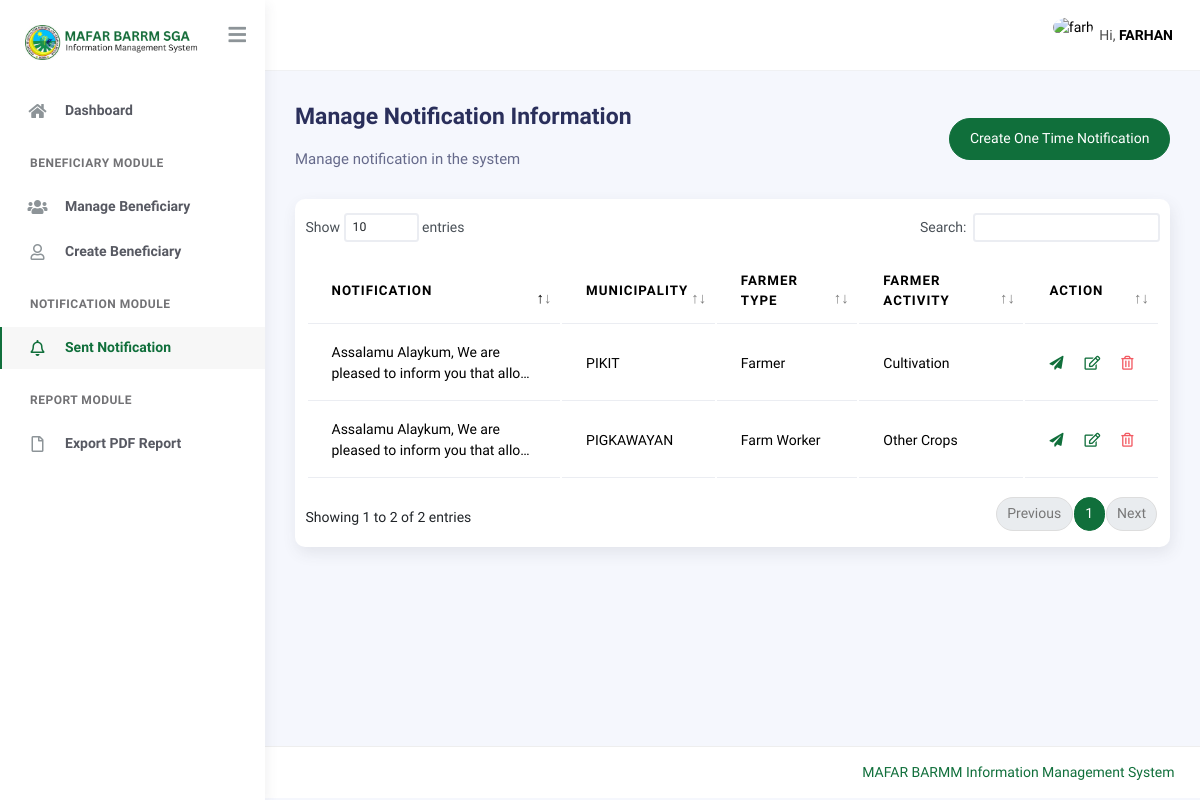
/mafar/notification (signed in), run on an earlier commit of the app's database.
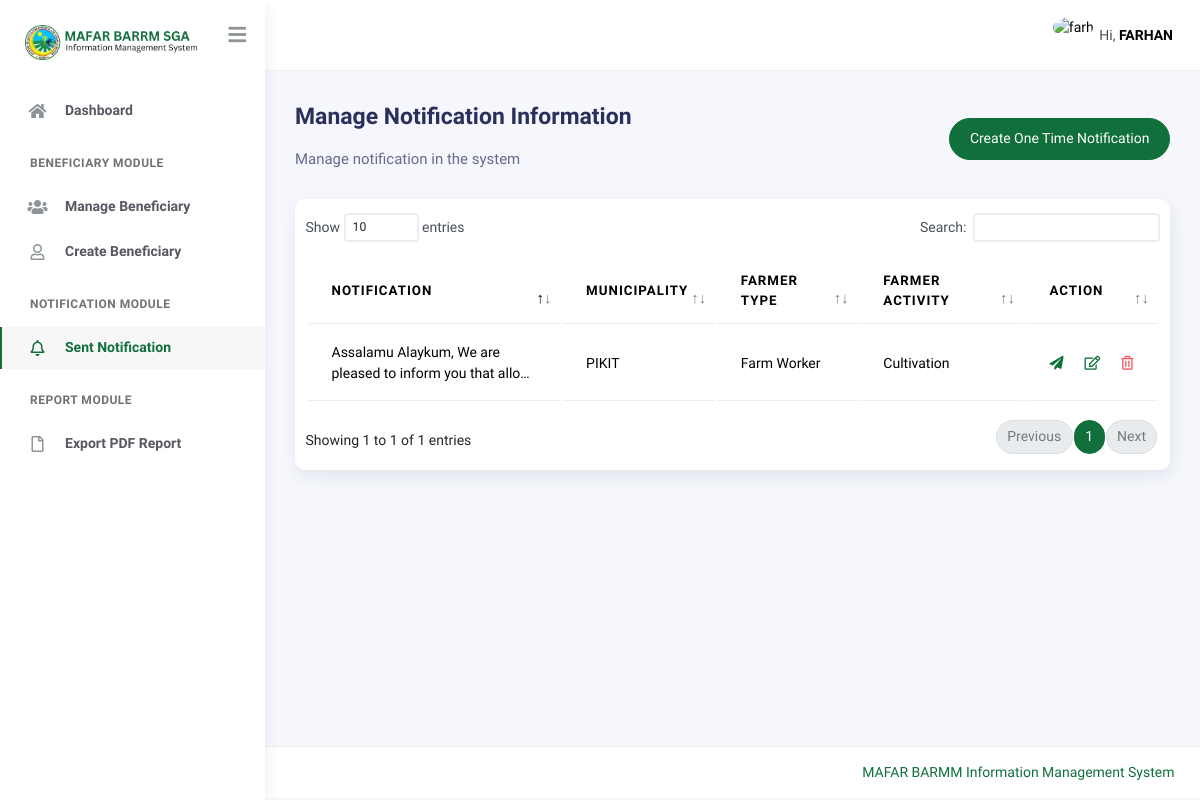
And on a later commit of the database.
### main/models.py (models this page shows, shortened)
class Notification(models.Model):
    FARMER_ACTIVITY = (
        ("", "Select Option"),
        ("Rice", "Rice"),
        ("Corn", "Corn"),
        ("Other Crops", "Other Crops"),
        ("Livestock", "Livestock"),
        ("Poultry", "Poultry"),
        ("Land Preparation", "Land Preparation"),
        ("Planting", "Planting"),
        ("Cultivation", "Cultivation"),
        ("Harvesting", "Harvesting"),
        ("Others", "Others"),
    )
    message = models.TextField(max_length=500)
    for_municipality = models.ForeignKey(Municpality, on_delete=models.CASCADE)
    farmer_type = models.CharField(
        choices=FarmProfile.MAIN_LIVELIHOOD, max_length=255, default="Farmer"
    )
    farmer_activty = models.CharField(
        choices=FARMER_ACTIVITY, max_length=255, default="Rice",
    )
    date_added = models.DateTimeField(auto_now_add=True)

class Municpality(models.Model):
    municipality = models.CharField(max_length=255)
    date_added = models.DateTimeField(auto_now_add=True)
    class Meta:
        verbose_name_plural = "Municipality"
        verbose_name = "Municipality"
    def __str__(self) -> str:
        return self.municipality

### main/views.py (the view, shortened to what this page needs)
class NotificationView(MustBeLoggedIn, View):
    template_name = "notification.html"
    context = {}
    def get(self, request):
        self.context["items"] = Notification.objects.order_by("-date_added")
        return render(request, self.template_name, self.context)

### main/templates/notification.html (shortened to what this page needs)
{% extends './includes/base.html' %}
{% block content %}
<div class="page-inner">
    <div class="d-flex align-items-left align-items-md-center flex-column flex-md-row pt-2 pb-4">
        <div>
            <h3 class="fw-bold mb-3">Manage Notification Information</h3>
            <h6 class="op-7 mb-2">Manage notification in the system</h6>
        </div>
        <div class="ms-md-auto py-2 py-md-0">
            <a href="{% url 'add_notification' %}" class="btn btn-primary btn-round">Create One Time Notification</a>
        </div>
    </div>
    <div class="card py-3">
        <div class="table-responsive">
            <table class="table" id="datatable">
                <thead>
                    <tr>
                        <th>Notification</th>
                        <th>Municipality</th>
                        <th>Farmer Type</th>
                        <th>Farmer Activity</th>
                        <th>Action</th>
                    </tr>
                </thead>
                <tbody>
                    {% for item in items %}
                    <tr>
                        <td width="30%">{{ item.message|truncatechars:60 }}</td>
                        <td>{{ item.for_municipality }}</td>
                        <td>{{ item.farmer_type }}</td>
                        <td>{{ item.farmer_activty }}</td>
                        <td>
                            <div class="d-flex align-items-center justify-content-start gap-4">
                                <a href="#" id="notify" data-id="{{ item.id }}" data-type="{{ item.farmer_type }}" data-municipality="{{ item.for_municipality }}" data-activity="{{ item.farmer_activty }}">
                                    <i class="fas fa-paper-plane"></i>
                                </a>
                                <a href="{% url 'update_notification' pk=item.id %}">
                                    <i class="far fa-edit"></i>
                                </a>
                                <a href="{% url 'delete_notification' pk=item.id %}">
                                    <i class="far fa-trash-alt text-danger"></i>
                                </a>
                            </div>
                        </td>
                    </tr>
                    {% endfor %}
                </tbody>
            </table>
        </div>
    </div>
</div>
{% endblock %}

### main/templates/includes/base.html (shortened to what this page needs)
{% load static %}
<!DOCTYPE html>
<html lang="en">
    <head>
        <link rel="stylesheet" href="{% static 'assets/css/bootstrap.min.css' %}">
        <link rel="stylesheet" href="{% static 'assets/css/plugins.min.css' %}">
        <link rel="stylesheet" href="{% static 'assets/css/kaiadmin.min.css' %}">
        <link href="https://cdn.datatables.net/v/bs5/dt-2.1.8/datatables.min.css" rel="stylesheet">
    </head>
    <body>
        <div class="wrapper">
            {% include './sidebar.html' %}
            <div class="main-panel">
                <div class="main-header">
                    {% include './navbar.html' %}
                </div>
                <div class="container">
                    {% block content %}{% endblock %}
                </div>
                {% include './footer.html' %}
            </div>
        </body>
    </html>

### main/templates/includes/sidebar.html (shortened to what this page needs)
{% load static %}
{% load group_tags %}
<div class="sidebar" data-background-color="white">
    <div class="sidebar-logo">
        <div class="logo-header" data-background-color="white">
            <a href="#" class="logo d-flex justify-content-center align-items-center">
                <img
                    src="{% static 'assets/img/logo.png' %}"
                    alt="navbar brand"
                    class="navbar-brand mt-3 mr-4"
                    height="50%"
                    width="100%"
                    style="object-fit: cover;"
                >
            </a>
            <div class="nav-toggle">
                <button class="btn btn-toggle toggle-sidebar">
                    <i class="fas fa-bars"></i>
                </button>
            </div>
        </div>
    </div>
    <div class="sidebar-wrapper scrollbar scrollbar-inner">
        <div class="sidebar-content">
            {% if request.user.is_staff %}
            <ul class="nav nav-secondary">
                <li class="nav-item {% if 'dashboard' in request.path %}active{% endif %}">
                    <a href="{% url 'dashboard' %}" class="collapsed">
                        <i class="fas fa-home"></i>
                        <p>Dashboard</p>
                    </a>
                </li>
                <li class="nav-section">
                    <h4 class="text-section">Beneficiary Module</h4>
                </li>
                <li class="nav-item {% if 'list' in request.path %}active{% endif %}">
                    <a href="{% url 'beneficiary' %}" class="collapsed">
                        <i class="fas fa-users"></i>
                        <p>Manage Beneficiary</p>
                    </a>
                </li>
                <li class="nav-item {% if 'add' in request.path %}active{% endif %}">
                    <a href="{% url 'add_beneficiary' %}" class="collapsed">
                        <i class="far fa-user"></i>
                        <p>Create Beneficiary</p>
                    </a>
                </li>
                <li class="nav-section">
                    <h4 class="text-section">Notification Module</h4>
                </li>
                <li class="nav-item {% if 'notification' in request.path %}active{% endif %}">
                    <a href="{% url 'notification' %}" class="collapsed">
                        <i class="far fa-bell"></i>
                        <p>Sent Notification</p>
                    </a>
                </li>
                <li class="nav-section {% if 'report' in request.path %}active{% endif %}">
                    <h4 class="text-section">Report Module</h4>
                </li>
                <li class="nav-item">
                    <a href="{% url 'report' %}" class="collapsed">
                        <i class="far fa-file"></i>
                        <p>Export PDF Report</p>
                    </a>
                </li>
            </ul>
            {% endif %}
        </div>
    </div>
</div>

### main/templates/includes/navbar.html (shortened to what this page needs)
{% load static %}
<nav class="navbar navbar-header navbar-header-transparent navbar-expand-lg border-bottom">
    <div class="container-fluid">
        <ul class="navbar-nav topbar-nav ms-md-auto align-items-center">
            <li class="nav-item topbar-user dropdown hidden-caret">
                <a
                    class="dropdown-toggle profile-pic"
                    data-bs-toggle="dropdown"
                    href="#"
                    aria-expanded="false"
                >
                    <div class="avatar-sm">
                        <img src="{% static 'assets/img/mafar-logo.png' %}" alt="{{ request.user.username }}" class="avatar-img rounded-circle">
                    </div>
                    <span class="profile-username">
                        <span class="op-7">Hi,</span>
                        <span class="fw-bold" style="text-transform: uppercase;">{{ request.user.username }}</span>
                    </span>
                </a>
            </li>
        </ul>
    </div>
</nav>

### main/templates/includes/footer.html (shortened to what this page needs)
<footer class="footer">
    <div class="container-fluid d-flex justify-content-between">
      <div class="copyright">
        <a href="#">MAFAR BARMM Information Management System</a>
      </div>
    </div>
  </footer>

### main/templates/includes/base.html (style rules this page uses)
.btn-primary { background-color: #106F3B !important; border-color: #106F3B !important; }

What changed in the data, as far as the page shows it:
removed Notification: message "Assalamu Alaykum, We are pleased to inform you that allo…", for_municipality "PIKIT", farmer_type "Farmer", farmer_activty "Cultivation"
removed Notification: message "Assalamu Alaykum, We are pleased to inform you that allo…", for_municipality "PIGKAWAYAN", farmer_type "Farm Worker", farmer_activty "Other Crops"
added Notification: message "Assalamu Alaykum, We are pleased to inform you that allo…", for_municipality "PIKIT", farmer_type "Farm Worker", farmer_activty "Cultivation"
Also different on the page:
text written by a page script: "Show entries Search: Showing 1 to 2 of 2 entries Previous 1 Next" → "Show entries Search: Showing 1 to 1 of 1 entries Previous 1 Next"
